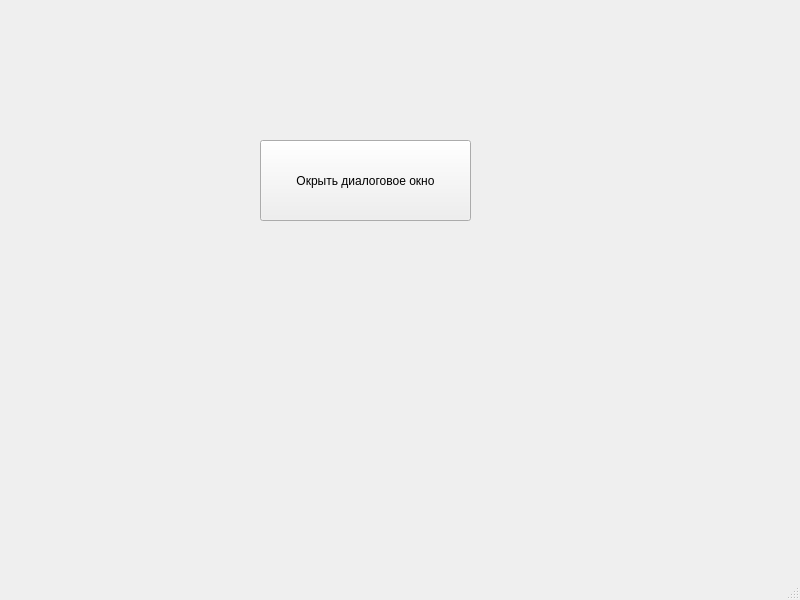
<?xml version="1.0" encoding="UTF-8"?>
<ui version="4.0">
 <class>MainWindow</class>
 <widget class="QMainWindow" name="MainWindow">
  <property name="geometry">
   <rect>
    <x>0</x>
    <y>0</y>
    <width>800</width>
    <height>600</height>
   </rect>
  </property>
  <property name="windowTitle">
   <string>MainWindow</string>
  </property>
  <widget class="QWidget" name="centralwidget">
   <widget class="QPushButton" name="pushButton">
    <property name="geometry">
     <rect>
      <x>260</x>
      <y>140</y>
      <width>211</width>
      <height>81</height>
     </rect>
    </property>
    <property name="text">
     <string>Окрыть диалоговое окно</string>
    </property>
   </widget>
  </widget>
  <widget class="QMenuBar" name="menubar">
   <property name="geometry">
    <rect>
     <x>0</x>
     <y>0</y>
     <width>800</width>
     <height>22</height>
    </rect>
   </property>
  </widget>
  <widget class="QStatusBar" name="statusbar"/>
 </widget>
 <resources/>
 <connections/>
</ui>
